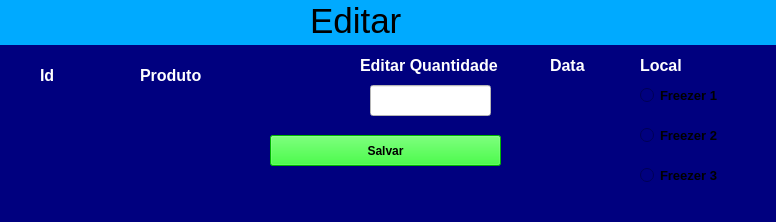
<?xml version="1.0" encoding="UTF-8"?>
<ui version="4.0">
 <class>MainWindow</class>
 <widget class="QMainWindow" name="MainWindow">
  <property name="geometry">
   <rect>
    <x>0</x>
    <y>0</y>
    <width>776</width>
    <height>222</height>
   </rect>
  </property>
  <property name="windowTitle">
   <string>MainWindow</string>
  </property>
  <property name="styleSheet">
   <string notr="true">backgroud-color: rgb(0, 0, 255);</string>
  </property>
  <widget class="QWidget" name="centralwidget">
   <layout class="QVBoxLayout" name="verticalLayout">
    <property name="spacing">
     <number>0</number>
    </property>
    <property name="leftMargin">
     <number>0</number>
    </property>
    <property name="topMargin">
     <number>0</number>
    </property>
    <property name="rightMargin">
     <number>0</number>
    </property>
    <property name="bottomMargin">
     <number>0</number>
    </property>
    <item>
     <widget class="QFrame" name="frame">
      <property name="enabled">
       <bool>true</bool>
      </property>
      <property name="maximumSize">
       <size>
        <width>16777215</width>
        <height>45</height>
       </size>
      </property>
      <property name="font">
       <font>
        <kerning>true</kerning>
       </font>
      </property>
      <property name="styleSheet">
       <string notr="true">background-color: rgb(0, 170, 255);</string>
      </property>
      <property name="frameShape">
       <enum>QFrame::NoFrame</enum>
      </property>
      <property name="frameShadow">
       <enum>QFrame::Raised</enum>
      </property>
      <widget class="QLabel" name="label">
       <property name="geometry">
        <rect>
         <x>310</x>
         <y>0</y>
         <width>141</width>
         <height>41</height>
        </rect>
       </property>
       <property name="font">
        <font>
         <pointsize>26</pointsize>
        </font>
       </property>
       <property name="layoutDirection">
        <enum>Qt::LeftToRight</enum>
       </property>
       <property name="frameShape">
        <enum>QFrame::NoFrame</enum>
       </property>
       <property name="text">
        <string>Editar</string>
       </property>
      </widget>
     </widget>
    </item>
    <item>
     <widget class="QFrame" name="frame_2">
      <property name="maximumSize">
       <size>
        <width>16777215</width>
        <height>16777213</height>
       </size>
      </property>
      <property name="styleSheet">
       <string notr="true">background-color: rgb(0, 0, 127);</string>
      </property>
      <property name="frameShape">
       <enum>QFrame::NoFrame</enum>
      </property>
      <property name="frameShadow">
       <enum>QFrame::Raised</enum>
      </property>
      <widget class="QLabel" name="label_2">
       <property name="geometry">
        <rect>
         <x>360</x>
         <y>0</y>
         <width>161</width>
         <height>41</height>
        </rect>
       </property>
       <property name="font">
        <font>
         <pointsize>12</pointsize>
         <weight>75</weight>
         <bold>true</bold>
        </font>
       </property>
       <property name="layoutDirection">
        <enum>Qt::LeftToRight</enum>
       </property>
       <property name="styleSheet">
        <string notr="true">color: rgb(255, 255, 255);</string>
       </property>
       <property name="frameShape">
        <enum>QFrame::NoFrame</enum>
       </property>
       <property name="text">
        <string>Editar Quantidade</string>
       </property>
      </widget>
      <widget class="QLineEdit" name="lineEdit">
       <property name="geometry">
        <rect>
         <x>370</x>
         <y>40</y>
         <width>121</width>
         <height>31</height>
        </rect>
       </property>
       <property name="styleSheet">
        <string notr="true">background-color: rgb(255, 255, 255);</string>
       </property>
      </widget>
      <widget class="QPushButton" name="pushButton">
       <property name="geometry">
        <rect>
         <x>270</x>
         <y>90</y>
         <width>231</width>
         <height>31</height>
        </rect>
       </property>
       <property name="font">
        <font>
         <pointsize>9</pointsize>
         <weight>75</weight>
         <bold>true</bold>
        </font>
       </property>
       <property name="styleSheet">
        <string notr="true">background-color: rgb(0, 255, 0);</string>
       </property>
       <property name="text">
        <string>Salvar</string>
       </property>
      </widget>
      <widget class="QLabel" name="label_3">
       <property name="geometry">
        <rect>
         <x>140</x>
         <y>10</y>
         <width>71</width>
         <height>41</height>
        </rect>
       </property>
       <property name="font">
        <font>
         <pointsize>12</pointsize>
         <weight>75</weight>
         <bold>true</bold>
        </font>
       </property>
       <property name="layoutDirection">
        <enum>Qt::LeftToRight</enum>
       </property>
       <property name="styleSheet">
        <string notr="true">color: rgb(255, 255, 255);</string>
       </property>
       <property name="frameShape">
        <enum>QFrame::NoFrame</enum>
       </property>
       <property name="text">
        <string>Produto</string>
       </property>
      </widget>
      <widget class="QLabel" name="label_4">
       <property name="geometry">
        <rect>
         <x>550</x>
         <y>0</y>
         <width>51</width>
         <height>41</height>
        </rect>
       </property>
       <property name="font">
        <font>
         <pointsize>12</pointsize>
         <weight>75</weight>
         <bold>true</bold>
        </font>
       </property>
       <property name="layoutDirection">
        <enum>Qt::LeftToRight</enum>
       </property>
       <property name="styleSheet">
        <string notr="true">color: rgb(255, 255, 255);</string>
       </property>
       <property name="frameShape">
        <enum>QFrame::NoFrame</enum>
       </property>
       <property name="text">
        <string>Data</string>
       </property>
      </widget>
      <widget class="QLabel" name="label_5">
       <property name="geometry">
        <rect>
         <x>640</x>
         <y>0</y>
         <width>61</width>
         <height>41</height>
        </rect>
       </property>
       <property name="font">
        <font>
         <pointsize>12</pointsize>
         <weight>75</weight>
         <bold>true</bold>
        </font>
       </property>
       <property name="layoutDirection">
        <enum>Qt::LeftToRight</enum>
       </property>
       <property name="styleSheet">
        <string notr="true">color: rgb(255, 255, 255);</string>
       </property>
       <property name="frameShape">
        <enum>QFrame::NoFrame</enum>
       </property>
       <property name="text">
        <string>Local</string>
       </property>
      </widget>
      <widget class="QRadioButton" name="radioButton">
       <property name="geometry">
        <rect>
         <x>640</x>
         <y>40</y>
         <width>101</width>
         <height>21</height>
        </rect>
       </property>
       <property name="font">
        <font>
         <pointsize>10</pointsize>
         <weight>75</weight>
         <bold>true</bold>
        </font>
       </property>
       <property name="text">
        <string>Freezer 1</string>
       </property>
      </widget>
      <widget class="QRadioButton" name="radioButton_2">
       <property name="geometry">
        <rect>
         <x>640</x>
         <y>80</y>
         <width>101</width>
         <height>21</height>
        </rect>
       </property>
       <property name="font">
        <font>
         <pointsize>10</pointsize>
         <weight>75</weight>
         <bold>true</bold>
        </font>
       </property>
       <property name="text">
        <string>Freezer 2</string>
       </property>
      </widget>
      <widget class="QRadioButton" name="radioButton_3">
       <property name="geometry">
        <rect>
         <x>640</x>
         <y>120</y>
         <width>101</width>
         <height>21</height>
        </rect>
       </property>
       <property name="font">
        <font>
         <pointsize>10</pointsize>
         <weight>75</weight>
         <bold>true</bold>
        </font>
       </property>
       <property name="text">
        <string>Freezer 3</string>
       </property>
      </widget>
      <widget class="QLabel" name="label_6">
       <property name="geometry">
        <rect>
         <x>100</x>
         <y>40</y>
         <width>231</width>
         <height>41</height>
        </rect>
       </property>
       <property name="font">
        <font>
         <pointsize>10</pointsize>
         <weight>75</weight>
         <bold>true</bold>
        </font>
       </property>
       <property name="styleSheet">
        <string notr="true">color: rgb(255, 255, 255);</string>
       </property>
       <property name="text">
        <string/>
       </property>
      </widget>
      <widget class="QLabel" name="label_7">
       <property name="geometry">
        <rect>
         <x>520</x>
         <y>30</y>
         <width>101</width>
         <height>41</height>
        </rect>
       </property>
       <property name="font">
        <font>
         <pointsize>10</pointsize>
         <weight>75</weight>
         <bold>true</bold>
        </font>
       </property>
       <property name="styleSheet">
        <string notr="true">color: rgb(255, 255, 255);</string>
       </property>
       <property name="text">
        <string/>
       </property>
      </widget>
      <widget class="QLabel" name="label_8">
       <property name="geometry">
        <rect>
         <x>40</x>
         <y>10</y>
         <width>71</width>
         <height>41</height>
        </rect>
       </property>
       <property name="font">
        <font>
         <pointsize>12</pointsize>
         <weight>75</weight>
         <bold>true</bold>
        </font>
       </property>
       <property name="layoutDirection">
        <enum>Qt::LeftToRight</enum>
       </property>
       <property name="styleSheet">
        <string notr="true">color: rgb(255, 255, 255);</string>
       </property>
       <property name="frameShape">
        <enum>QFrame::NoFrame</enum>
       </property>
       <property name="text">
        <string>Id</string>
       </property>
      </widget>
      <widget class="QLabel" name="label_9">
       <property name="geometry">
        <rect>
         <x>30</x>
         <y>50</y>
         <width>41</width>
         <height>41</height>
        </rect>
       </property>
       <property name="font">
        <font>
         <pointsize>10</pointsize>
         <weight>75</weight>
         <bold>true</bold>
        </font>
       </property>
       <property name="styleSheet">
        <string notr="true">color: rgb(255, 255, 255);</string>
       </property>
       <property name="text">
        <string/>
       </property>
      </widget>
     </widget>
    </item>
   </layout>
  </widget>
  <widget class="QMenuBar" name="menubar">
   <property name="geometry">
    <rect>
     <x>0</x>
     <y>0</y>
     <width>776</width>
     <height>21</height>
    </rect>
   </property>
  </widget>
 </widget>
 <resources/>
 <connections/>
</ui>
